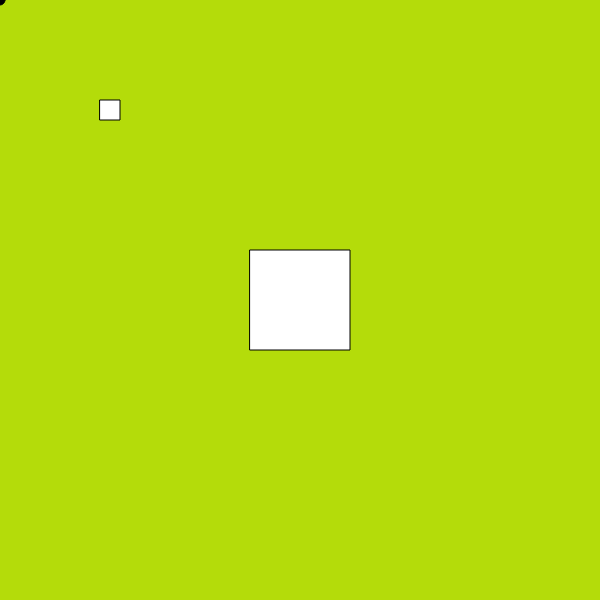
Frame 1 (no input)
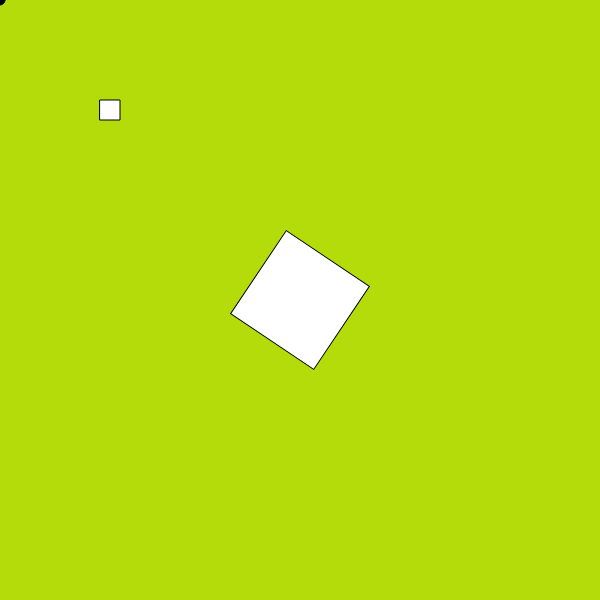
Frame 60 (no input)
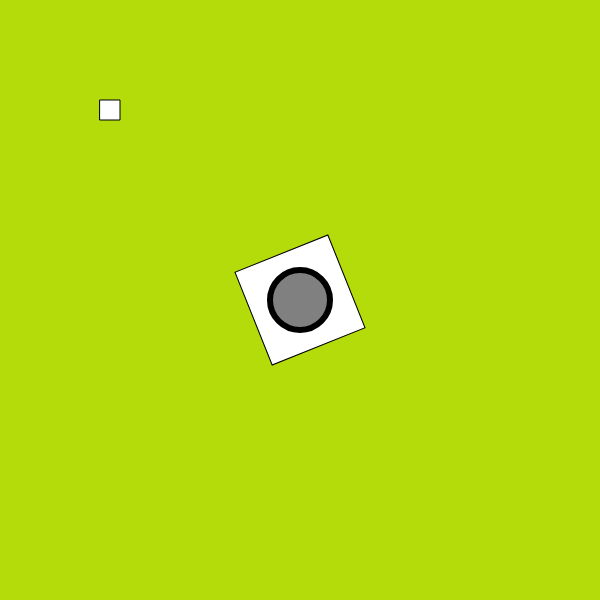
Frame 120 (the mouse pressed at the canvas centre since frame 60)

The p5.js sketch that drew these frames (run headless with seeded random() and noise() and a simulated clock; from frame 60 on, the mouse is pressed at the canvas centre):

// p5.js sketch
// ── sketch.js
var rot; // variable to hold a value in radians
var xPos, yPos;

function setup() {
    createCanvas(600, 600);
    
    // initialize variables
    xPos = width/2;
    yPos = height/2;
    rot = 0.0;

}

function draw() {
    background(180, 220, 10);
    
    push(); // push the following code out of the normal drawing routine
    translate(xPos, yPos); // move the coordinate system
    rotate(rot); // rotate the scene
    rectMode(CENTER); 
    rect(0, 0, 100, 100); // draw our rectangle
    pop(); // pop the whole thing back into place
    
    rect(100, 100, 20, 20); // draw a regular square w/ no rotation
    
    push(); // push the following code out of the normal drawing routine
    translate(mouseX, mouseY); // move the coordinate system
    scale(2.0*(height/mouseY+1)); // scale the scene based on mouse position
    fill(255*(mouseX/width)); // change color based on x-axis
    ellipse(0, 0, 10, 10); // draw a circle
    pop(); // pop the whole thing back into place
    
    rot+=0.01; // increment the rotation
    
}
